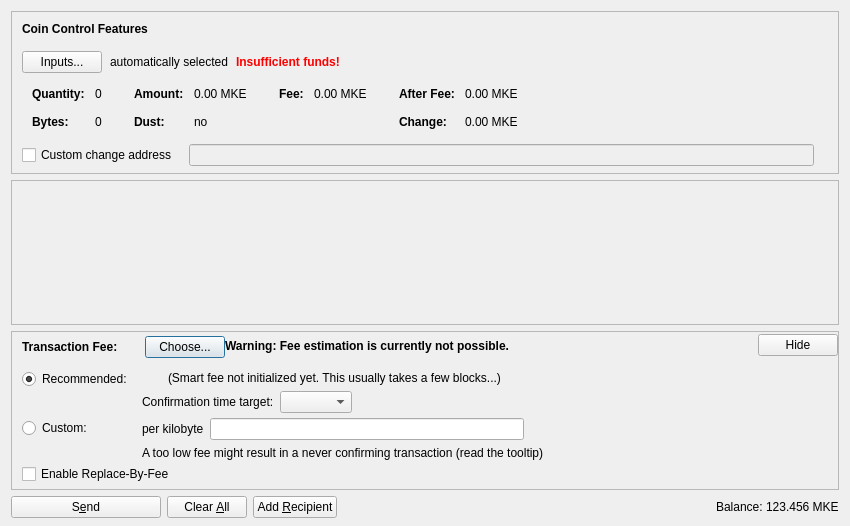
<?xml version="1.0" encoding="UTF-8"?>
<ui version="4.0">
 <class>SendCoinsDialog</class>
 <widget class="QDialog" name="SendCoinsDialog">
  <property name="geometry">
   <rect>
    <x>0</x>
    <y>0</y>
    <width>850</width>
    <height>526</height>
   </rect>
  </property>
  <property name="windowTitle">
   <string>Send Coins</string>
  </property>
  <layout class="QVBoxLayout" name="verticalLayout" stretch="0,1,0,0">
   <property name="bottomMargin">
    <number>8</number>
   </property>
   <item>
    <widget class="QFrame" name="frameCoinControl">
     <property name="sizePolicy">
      <sizepolicy hsizetype="Expanding" vsizetype="Expanding">
       <horstretch>0</horstretch>
       <verstretch>0</verstretch>
      </sizepolicy>
     </property>
     <property name="maximumSize">
      <size>
       <width>16777215</width>
       <height>16777215</height>
      </size>
     </property>
     <property name="frameShape">
      <enum>QFrame::StyledPanel</enum>
     </property>
     <property name="frameShadow">
      <enum>QFrame::Sunken</enum>
     </property>
     <layout class="QVBoxLayout" name="verticalLayoutCoinControl2">
      <property name="spacing">
       <number>0</number>
      </property>
      <property name="leftMargin">
       <number>0</number>
      </property>
      <property name="topMargin">
       <number>0</number>
      </property>
      <property name="rightMargin">
       <number>0</number>
      </property>
      <property name="bottomMargin">
       <number>6</number>
      </property>
      <item>
       <layout class="QVBoxLayout" name="verticalLayoutCoinControl" stretch="0,0,0,0,1">
        <property name="spacing">
         <number>0</number>
        </property>
        <property name="leftMargin">
         <number>10</number>
        </property>
        <property name="topMargin">
         <number>10</number>
        </property>
        <item>
         <layout class="QHBoxLayout" name="horizontalLayoutCoinControl1">
          <property name="bottomMargin">
           <number>15</number>
          </property>
          <item>
           <widget class="QLabel" name="labelCoinControlFeatures">
            <property name="sizePolicy">
             <sizepolicy hsizetype="Preferred" vsizetype="Maximum">
              <horstretch>0</horstretch>
              <verstretch>0</verstretch>
             </sizepolicy>
            </property>
            <property name="font">
             <font>
              <weight>75</weight>
              <bold>true</bold>
             </font>
            </property>
            <property name="styleSheet">
             <string notr="true">font-weight:bold;</string>
            </property>
            <property name="text">
             <string>Coin Control Features</string>
            </property>
           </widget>
          </item>
         </layout>
        </item>
        <item>
         <layout class="QHBoxLayout" name="horizontalLayoutCoinControl2" stretch="0,0,0,0">
          <property name="spacing">
           <number>8</number>
          </property>
          <property name="bottomMargin">
           <number>10</number>
          </property>
          <item>
           <widget class="QPushButton" name="pushButtonCoinControl">
            <property name="styleSheet">
             <string notr="true"/>
            </property>
            <property name="text">
             <string>Inputs...</string>
            </property>
            <property name="autoDefault">
             <bool>false</bool>
            </property>
           </widget>
          </item>
          <item>
           <widget class="QLabel" name="labelCoinControlAutomaticallySelected">
            <property name="text">
             <string>automatically selected</string>
            </property>
            <property name="margin">
             <number>5</number>
            </property>
           </widget>
          </item>
          <item>
           <widget class="QLabel" name="labelCoinControlInsuffFunds">
            <property name="font">
             <font>
              <weight>75</weight>
              <bold>true</bold>
             </font>
            </property>
            <property name="styleSheet">
             <string notr="true">color:red;font-weight:bold;</string>
            </property>
            <property name="text">
             <string>Insufficient funds!</string>
            </property>
            <property name="margin">
             <number>5</number>
            </property>
           </widget>
          </item>
          <item>
           <spacer name="horizontalSpacerCoinControl">
            <property name="orientation">
             <enum>Qt::Horizontal</enum>
            </property>
            <property name="sizeHint" stdset="0">
             <size>
              <width>40</width>
              <height>1</height>
             </size>
            </property>
           </spacer>
          </item>
         </layout>
        </item>
        <item>
         <widget class="QWidget" name="widgetCoinControl" native="true">
          <property name="sizePolicy">
           <sizepolicy hsizetype="Preferred" vsizetype="Preferred">
            <horstretch>0</horstretch>
            <verstretch>0</verstretch>
           </sizepolicy>
          </property>
          <property name="minimumSize">
           <size>
            <width>0</width>
            <height>0</height>
           </size>
          </property>
          <property name="styleSheet">
           <string notr="true"/>
          </property>
          <layout class="QHBoxLayout" name="horizontalLayoutCoinControl5">
           <property name="leftMargin">
            <number>0</number>
           </property>
           <property name="topMargin">
            <number>0</number>
           </property>
           <property name="rightMargin">
            <number>0</number>
           </property>
           <property name="bottomMargin">
            <number>0</number>
           </property>
           <item>
            <layout class="QHBoxLayout" name="horizontalLayoutCoinControl3" stretch="0,0,0,1">
             <property name="spacing">
              <number>20</number>
             </property>
             <property name="topMargin">
              <number>0</number>
             </property>
             <property name="bottomMargin">
              <number>10</number>
             </property>
             <item>
              <layout class="QFormLayout" name="formLayoutCoinControl1">
               <property name="horizontalSpacing">
                <number>10</number>
               </property>
               <property name="verticalSpacing">
                <number>14</number>
               </property>
               <property name="leftMargin">
                <number>10</number>
               </property>
               <property name="topMargin">
                <number>4</number>
               </property>
               <property name="rightMargin">
                <number>6</number>
               </property>
               <item row="0" column="0">
                <widget class="QLabel" name="labelCoinControlQuantityText">
                 <property name="font">
                  <font>
                   <weight>75</weight>
                   <bold>true</bold>
                  </font>
                 </property>
                 <property name="text">
                  <string>Quantity:</string>
                 </property>
                 <property name="margin">
                  <number>0</number>
                 </property>
                </widget>
               </item>
               <item row="0" column="1">
                <widget class="QLabel" name="labelCoinControlQuantity">
                 <property name="cursor">
                  <cursorShape>IBeamCursor</cursorShape>
                 </property>
                 <property name="contextMenuPolicy">
                  <enum>Qt::ActionsContextMenu</enum>
                 </property>
                 <property name="text">
                  <string notr="true">0</string>
                 </property>
                 <property name="margin">
                  <number>0</number>
                 </property>
                 <property name="textInteractionFlags">
                  <set>Qt::LinksAccessibleByMouse|Qt::TextSelectableByKeyboard|Qt::TextSelectableByMouse</set>
                 </property>
                </widget>
               </item>
               <item row="1" column="0">
                <widget class="QLabel" name="labelCoinControlBytesText">
                 <property name="font">
                  <font>
                   <weight>75</weight>
                   <bold>true</bold>
                  </font>
                 </property>
                 <property name="text">
                  <string>Bytes:</string>
                 </property>
                </widget>
               </item>
               <item row="1" column="1">
                <widget class="QLabel" name="labelCoinControlBytes">
                 <property name="cursor">
                  <cursorShape>IBeamCursor</cursorShape>
                 </property>
                 <property name="contextMenuPolicy">
                  <enum>Qt::ActionsContextMenu</enum>
                 </property>
                 <property name="text">
                  <string notr="true">0</string>
                 </property>
                 <property name="textInteractionFlags">
                  <set>Qt::LinksAccessibleByMouse|Qt::TextSelectableByKeyboard|Qt::TextSelectableByMouse</set>
                 </property>
                </widget>
               </item>
              </layout>
             </item>
             <item>
              <layout class="QFormLayout" name="formLayoutCoinControl2">
               <property name="horizontalSpacing">
                <number>10</number>
               </property>
               <property name="verticalSpacing">
                <number>14</number>
               </property>
               <property name="leftMargin">
                <number>6</number>
               </property>
               <property name="topMargin">
                <number>4</number>
               </property>
               <property name="rightMargin">
                <number>6</number>
               </property>
               <item row="0" column="0">
                <widget class="QLabel" name="labelCoinControlAmountText">
                 <property name="font">
                  <font>
                   <weight>75</weight>
                   <bold>true</bold>
                  </font>
                 </property>
                 <property name="text">
                  <string>Amount:</string>
                 </property>
                 <property name="margin">
                  <number>0</number>
                 </property>
                </widget>
               </item>
               <item row="0" column="1">
                <widget class="QLabel" name="labelCoinControlAmount">
                 <property name="cursor">
                  <cursorShape>IBeamCursor</cursorShape>
                 </property>
                 <property name="contextMenuPolicy">
                  <enum>Qt::ActionsContextMenu</enum>
                 </property>
                 <property name="text">
                  <string notr="true">0.00 MKE</string>
                 </property>
                 <property name="textInteractionFlags">
                  <set>Qt::LinksAccessibleByMouse|Qt::TextSelectableByKeyboard|Qt::TextSelectableByMouse</set>
                 </property>
                </widget>
               </item>
               <item row="1" column="0">
                <widget class="QLabel" name="labelCoinControlLowOutputText">
                 <property name="font">
                  <font>
                   <weight>75</weight>
                   <bold>true</bold>
                  </font>
                 </property>
                 <property name="text">
                  <string>Dust:</string>
                 </property>
                </widget>
               </item>
               <item row="1" column="1">
                <widget class="QLabel" name="labelCoinControlLowOutput">
                 <property name="cursor">
                  <cursorShape>IBeamCursor</cursorShape>
                 </property>
                 <property name="contextMenuPolicy">
                  <enum>Qt::ActionsContextMenu</enum>
                 </property>
                 <property name="text">
                  <string notr="true">no</string>
                 </property>
                 <property name="textInteractionFlags">
                  <set>Qt::LinksAccessibleByMouse|Qt::TextSelectableByKeyboard|Qt::TextSelectableByMouse</set>
                 </property>
                </widget>
               </item>
              </layout>
             </item>
             <item>
              <layout class="QFormLayout" name="formLayoutCoinControl3">
               <property name="horizontalSpacing">
                <number>10</number>
               </property>
               <property name="verticalSpacing">
                <number>14</number>
               </property>
               <property name="leftMargin">
                <number>6</number>
               </property>
               <property name="topMargin">
                <number>4</number>
               </property>
               <property name="rightMargin">
                <number>6</number>
               </property>
               <item row="0" column="0">
                <widget class="QLabel" name="labelCoinControlFeeText">
                 <property name="font">
                  <font>
                   <weight>75</weight>
                   <bold>true</bold>
                  </font>
                 </property>
                 <property name="text">
                  <string>Fee:</string>
                 </property>
                 <property name="margin">
                  <number>0</number>
                 </property>
                </widget>
               </item>
               <item row="0" column="1">
                <widget class="QLabel" name="labelCoinControlFee">
                 <property name="cursor">
                  <cursorShape>IBeamCursor</cursorShape>
                 </property>
                 <property name="contextMenuPolicy">
                  <enum>Qt::ActionsContextMenu</enum>
                 </property>
                 <property name="text">
                  <string notr="true">0.00 MKE</string>
                 </property>
                 <property name="textInteractionFlags">
                  <set>Qt::LinksAccessibleByMouse|Qt::TextSelectableByKeyboard|Qt::TextSelectableByMouse</set>
                 </property>
                </widget>
               </item>
              </layout>
             </item>
             <item>
              <layout class="QFormLayout" name="formLayoutCoinControl4">
               <property name="horizontalSpacing">
                <number>10</number>
               </property>
               <property name="verticalSpacing">
                <number>14</number>
               </property>
               <property name="leftMargin">
                <number>6</number>
               </property>
               <property name="topMargin">
                <number>4</number>
               </property>
               <property name="rightMargin">
                <number>6</number>
               </property>
               <item row="0" column="0">
                <widget class="QLabel" name="labelCoinControlAfterFeeText">
                 <property name="font">
                  <font>
                   <weight>75</weight>
                   <bold>true</bold>
                  </font>
                 </property>
                 <property name="text">
                  <string>After Fee:</string>
                 </property>
                 <property name="margin">
                  <number>0</number>
                 </property>
                </widget>
               </item>
               <item row="0" column="1">
                <widget class="QLabel" name="labelCoinControlAfterFee">
                 <property name="cursor">
                  <cursorShape>IBeamCursor</cursorShape>
                 </property>
                 <property name="contextMenuPolicy">
                  <enum>Qt::ActionsContextMenu</enum>
                 </property>
                 <property name="text">
                  <string notr="true">0.00 MKE</string>
                 </property>
                 <property name="textInteractionFlags">
                  <set>Qt::LinksAccessibleByMouse|Qt::TextSelectableByKeyboard|Qt::TextSelectableByMouse</set>
                 </property>
                </widget>
               </item>
               <item row="1" column="0">
                <widget class="QLabel" name="labelCoinControlChangeText">
                 <property name="font">
                  <font>
                   <weight>75</weight>
                   <bold>true</bold>
                  </font>
                 </property>
                 <property name="text">
                  <string>Change:</string>
                 </property>
                </widget>
               </item>
               <item row="1" column="1">
                <widget class="QLabel" name="labelCoinControlChange">
                 <property name="cursor">
                  <cursorShape>IBeamCursor</cursorShape>
                 </property>
                 <property name="contextMenuPolicy">
                  <enum>Qt::ActionsContextMenu</enum>
                 </property>
                 <property name="text">
                  <string notr="true">0.00 MKE</string>
                 </property>
                 <property name="textInteractionFlags">
                  <set>Qt::LinksAccessibleByMouse|Qt::TextSelectableByKeyboard|Qt::TextSelectableByMouse</set>
                 </property>
                </widget>
               </item>
              </layout>
             </item>
            </layout>
           </item>
          </layout>
         </widget>
        </item>
        <item>
         <layout class="QHBoxLayout" name="horizontalLayoutCoinControl4" stretch="0,0,0">
          <property name="spacing">
           <number>12</number>
          </property>
          <property name="sizeConstraint">
           <enum>QLayout::SetDefaultConstraint</enum>
          </property>
          <property name="topMargin">
           <number>5</number>
          </property>
          <property name="rightMargin">
           <number>5</number>
          </property>
          <item>
           <widget class="QCheckBox" name="checkBoxCoinControlChange">
            <property name="toolTip">
             <string>If this is activated, but the change address is empty or invalid, change will be sent to a newly generated address.</string>
            </property>
            <property name="text">
             <string>Custom change address</string>
            </property>
           </widget>
          </item>
          <item>
           <widget class="QValidatedLineEdit" name="lineEditCoinControlChange">
            <property name="enabled">
             <bool>false</bool>
            </property>
            <property name="sizePolicy">
             <sizepolicy hsizetype="Expanding" vsizetype="Fixed">
              <horstretch>0</horstretch>
              <verstretch>0</verstretch>
             </sizepolicy>
            </property>
           </widget>
          </item>
          <item>
           <widget class="QLabel" name="labelCoinControlChangeLabel">
            <property name="sizePolicy">
             <sizepolicy hsizetype="Preferred" vsizetype="Expanding">
              <horstretch>0</horstretch>
              <verstretch>0</verstretch>
             </sizepolicy>
            </property>
            <property name="minimumSize">
             <size>
              <width>0</width>
              <height>0</height>
             </size>
            </property>
            <property name="text">
             <string/>
            </property>
            <property name="margin">
             <number>3</number>
            </property>
           </widget>
          </item>
         </layout>
        </item>
        <item>
         <spacer name="verticalSpacerCoinControl">
          <property name="orientation">
           <enum>Qt::Vertical</enum>
          </property>
          <property name="sizeHint" stdset="0">
           <size>
            <width>800</width>
            <height>1</height>
           </size>
          </property>
         </spacer>
        </item>
       </layout>
      </item>
     </layout>
    </widget>
   </item>
   <item>
    <widget class="QScrollArea" name="scrollArea">
     <property name="widgetResizable">
      <bool>true</bool>
     </property>
     <widget class="QWidget" name="scrollAreaWidgetContents">
      <property name="geometry">
       <rect>
        <x>0</x>
        <y>0</y>
        <width>830</width>
        <height>104</height>
       </rect>
      </property>
      <layout class="QVBoxLayout" name="verticalLayout_2" stretch="0,1">
       <property name="leftMargin">
        <number>0</number>
       </property>
       <property name="topMargin">
        <number>0</number>
       </property>
       <property name="rightMargin">
        <number>0</number>
       </property>
       <property name="bottomMargin">
        <number>0</number>
       </property>
       <item>
        <layout class="QVBoxLayout" name="entries">
         <property name="spacing">
          <number>6</number>
         </property>
        </layout>
       </item>
       <item>
        <spacer name="verticalSpacer">
         <property name="orientation">
          <enum>Qt::Vertical</enum>
         </property>
         <property name="sizeHint" stdset="0">
          <size>
           <width>20</width>
           <height>40</height>
          </size>
         </property>
        </spacer>
       </item>
      </layout>
     </widget>
    </widget>
   </item>
   <item>
    <widget class="QFrame" name="frameFee">
     <property name="sizePolicy">
      <sizepolicy hsizetype="Expanding" vsizetype="Expanding">
       <horstretch>0</horstretch>
       <verstretch>0</verstretch>
      </sizepolicy>
     </property>
     <property name="maximumSize">
      <size>
       <width>16777215</width>
       <height>16777215</height>
      </size>
     </property>
     <property name="frameShape">
      <enum>QFrame::StyledPanel</enum>
     </property>
     <property name="frameShadow">
      <enum>QFrame::Sunken</enum>
     </property>
     <layout class="QVBoxLayout" name="verticalLayoutFee1">
      <property name="spacing">
       <number>0</number>
      </property>
      <property name="leftMargin">
       <number>0</number>
      </property>
      <property name="topMargin">
       <number>0</number>
      </property>
      <property name="rightMargin">
       <number>0</number>
      </property>
      <property name="bottomMargin">
       <number>0</number>
      </property>
      <item>
       <layout class="QVBoxLayout" name="verticalLayoutFee2" stretch="0,0,0">
        <property name="spacing">
         <number>0</number>
        </property>
        <property name="leftMargin">
         <number>10</number>
        </property>
        <property name="topMargin">
         <number>0</number>
        </property>
        <item>
         <layout class="QHBoxLayout" name="horizontalLayoutFee1">
          <property name="bottomMargin">
           <number>0</number>
          </property>
          <item>
           <layout class="QVBoxLayout" name="verticalLayoutFee7">
            <property name="spacing">
             <number>0</number>
            </property>
            <item>
             <spacer name="verticalSpacerSmartFee">
              <property name="orientation">
               <enum>Qt::Vertical</enum>
              </property>
              <property name="sizeType">
               <enum>QSizePolicy::Fixed</enum>
              </property>
              <property name="sizeHint" stdset="0">
               <size>
                <width>1</width>
                <height>4</height>
               </size>
              </property>
             </spacer>
            </item>
            <item>
             <layout class="QHBoxLayout" name="horizontalLayoutSmartFee">
              <property name="spacing">
               <number>10</number>
              </property>
              <item>
               <widget class="QLabel" name="labelFeeHeadline">
                <property name="sizePolicy">
                 <sizepolicy hsizetype="Preferred" vsizetype="Maximum">
                  <horstretch>0</horstretch>
                  <verstretch>0</verstretch>
                 </sizepolicy>
                </property>
                <property name="font">
                 <font>
                  <weight>75</weight>
                  <bold>true</bold>
                 </font>
                </property>
                <property name="styleSheet">
                 <string notr="true">font-weight:bold;</string>
                </property>
                <property name="text">
                 <string>Transaction Fee:</string>
                </property>
               </widget>
              </item>
              <item>
               <widget class="QLabel" name="labelFeeMinimized">
                <property name="text">
                 <string/>
                </property>
               </widget>
              </item>
              <item>
               <widget class="QPushButton" name="buttonChooseFee">
                <property name="text">
                 <string>Choose...</string>
                </property>
               </widget>
              </item>
             </layout>
            </item>
            <item>
             <spacer name="verticalSpacer_5">
              <property name="orientation">
               <enum>Qt::Vertical</enum>
              </property>
              <property name="sizeHint" stdset="0">
               <size>
                <width>1</width>
                <height>1</height>
               </size>
              </property>
             </spacer>
            </item>
           </layout>
          </item>
          <item>
           <widget class="QLabel" name="fallbackFeeWarningLabel">
            <property name="toolTip">
             <string>Using the fallbackfee can result in sending a transaction that will take several hours or days (or never) to confirm. Consider choosing your fee manually or wait until you have validated the complete chain.</string>
            </property>
            <property name="font">
            <font>
                <weight>75</weight>
                <bold>true</bold>
            </font>
            </property>
            <property name="text">
             <string>Warning: Fee estimation is currently not possible.</string>
            </property>
            <property name="wordWrap">
             <bool>false</bool>
            </property>
           </widget>
          </item>
          <item>
           <spacer name="horizontalSpacer_4">
            <property name="orientation">
             <enum>Qt::Horizontal</enum>
            </property>
            <property name="sizeType">
             <enum>QSizePolicy::MinimumExpanding</enum>
            </property>
            <property name="sizeHint" stdset="0">
             <size>
              <width>40</width>
              <height>20</height>
             </size>
            </property>
           </spacer>
          </item>
          <item>
           <widget class="QPushButton" name="buttonMinimizeFee">
            <property name="toolTip">
             <string>Hide transaction fee settings</string>
            </property>
            <property name="text">
             <string>Hide</string>
            </property>
           </widget>
          </item>
         </layout>
        </item>
        <item>
         <widget class="QFrame" name="frameFeeSelection">
          <layout class="QVBoxLayout" name="verticalLayoutFee12">
           <property name="spacing">
            <number>0</number>
           </property>
           <property name="leftMargin">
            <number>0</number>
           </property>
           <property name="topMargin">
            <number>0</number>
           </property>
           <property name="rightMargin">
            <number>0</number>
           </property>
           <property name="bottomMargin">
            <number>0</number>
           </property>
           <item>
            <layout class="QGridLayout" name="gridLayoutFee">
             <property name="topMargin">
              <number>10</number>
             </property>
             <property name="bottomMargin">
              <number>4</number>
             </property>
             <property name="horizontalSpacing">
              <number>10</number>
             </property>
             <property name="verticalSpacing">
              <number>4</number>
             </property>
             <item row="1" column="1">
              <layout class="QVBoxLayout" name="verticalLayoutFee8">
               <property name="spacing">
                <number>6</number>
               </property>
               <item>
                <layout class="QHBoxLayout" name="horizontalLayoutFee13">
                 <item>
                  <widget class="QLabel" name="labelCustomPerKilobyte">
                   <property name="toolTip">
                    <string>Specify a custom fee per kB (1,000 bytes) of the transaction's virtual size.

Note:  Since the fee is calculated on a per-byte basis, a fee of "100 satoshis per kB" for a transaction size of 500 bytes (half of 1 kB) would ultimately yield a fee of only 50 satoshis.</string>
                   </property>
                   <property name="text">
                    <string>per kilobyte</string>
                   </property>
                  </widget>
                 </item>
                 <item>
                  <widget class="MonkecoinAmountField" name="customFee"/>
                 </item>
                 <item>
                  <spacer name="horizontalSpacer_6">
                   <property name="orientation">
                    <enum>Qt::Horizontal</enum>
                   </property>
                   <property name="sizeHint" stdset="0">
                    <size>
                     <width>1</width>
                     <height>1</height>
                    </size>
                   </property>
                  </spacer>
                 </item>
                </layout>
               </item>
               <item>
                <layout class="QHBoxLayout" name="horizontalLayoutFee8">
                 <item>
                  <widget class="QLabel" name="labelCustomFeeWarning">
                   <property name="enabled">
                    <bool>true</bool>
                   </property>
                   <property name="toolTip">
                    <string>When there is less transaction volume than space in the blocks, miners as well as relaying nodes may enforce a minimum fee. Paying only this minimum fee is just fine, but be aware that this can result in a never confirming transaction once there is more demand for monkecoin transactions than the network can process.</string>
                   </property>
                   <property name="text">
                    <string>A too low fee might result in a never confirming transaction (read the tooltip)</string>
                   </property>
                  </widget>
                 </item>
                 <item>
                  <spacer name="horizontalSpacer_2">
                   <property name="orientation">
                    <enum>Qt::Horizontal</enum>
                   </property>
                   <property name="sizeHint" stdset="0">
                    <size>
                     <width>1</width>
                     <height>1</height>
                    </size>
                   </property>
                  </spacer>
                 </item>
                </layout>
               </item>
              </layout>
             </item>
             <item row="0" column="0">
              <layout class="QVBoxLayout" name="verticalLayoutFee4" stretch="0,1">
               <item>
                <widget class="QRadioButton" name="radioSmartFee">
                 <property name="text">
                  <string>Recommended:</string>
                 </property>
                 <property name="checked">
                  <bool>true</bool>
                 </property>
                 <attribute name="buttonGroup">
                  <string notr="true">groupFee</string>
                 </attribute>
                </widget>
               </item>
               <item>
                <spacer name="verticalSpacer_2">
                 <property name="orientation">
                  <enum>Qt::Vertical</enum>
                 </property>
                 <property name="sizeHint" stdset="0">
                  <size>
                   <width>1</width>
                   <height>1</height>
                  </size>
                 </property>
                </spacer>
               </item>
              </layout>
             </item>
             <item row="1" column="0">
              <layout class="QVBoxLayout" name="verticalLayoutFee9" stretch="0,1">
               <item>
                <widget class="QRadioButton" name="radioCustomFee">
                 <property name="text">
                  <string>Custom:</string>
                 </property>
                 <attribute name="buttonGroup">
                  <string notr="true">groupFee</string>
                 </attribute>
                </widget>
               </item>
               <item>
                <spacer name="verticalSpacer_6">
                 <property name="orientation">
                  <enum>Qt::Vertical</enum>
                 </property>
                 <property name="sizeHint" stdset="0">
                  <size>
                   <width>1</width>
                   <height>1</height>
                  </size>
                 </property>
                </spacer>
               </item>
              </layout>
             </item>
             <item row="0" column="1">
              <layout class="QVBoxLayout" name="verticalLayoutFee3" stretch="0,0,1">
               <property name="spacing">
                <number>6</number>
               </property>
               <property name="topMargin">
                <number>2</number>
               </property>
               <item>
                <layout class="QHBoxLayout" name="horizontalLayoutFee12">
                 <item>
                  <widget class="QLabel" name="labelSmartFee">
                   <property name="text">
                    <string/>
                   </property>
                  </widget>
                 </item>
                 <item>
                  <widget class="QLabel" name="labelFeeEstimation">
                   <property name="text">
                    <string/>
                   </property>
                  </widget>
                 </item>
                 <item>
                  <widget class="QLabel" name="labelSmartFee2">
                   <property name="text">
                    <string>(Smart fee not initialized yet. This usually takes a few blocks...)</string>
                   </property>
                  </widget>
                 </item>
                 <item>
                  <spacer name="horizontalSpacer_5">
                   <property name="orientation">
                    <enum>Qt::Horizontal</enum>
                   </property>
                   <property name="sizeHint" stdset="0">
                    <size>
                     <width>1</width>
                     <height>1</height>
                    </size>
                   </property>
                  </spacer>
                 </item>
                </layout>
               </item>
               <item>
                <layout class="QHBoxLayout" name="horizontalLayoutFee9">
                 <item>
                  <layout class="QVBoxLayout" name="verticalLayoutFee6">
                   <item>
                    <widget class="QLabel" name="labelSmartFee3">
                     <property name="text">
                      <string>Confirmation time target:</string>
                     </property>
                    </widget>
                   </item>
                  </layout>
                 </item>
                 <item>
                  <layout class="QVBoxLayout" name="verticalLayoutFee5">
                   <property name="rightMargin">
                    <number>30</number>
                   </property>
                   <item>
                    <layout class="QHBoxLayout" name="horizontalLayoutConfTarget">
                     <property name="bottomMargin">
                      <number>0</number>
                     </property>
                     <item>
                      <widget class="QComboBox" name="confTargetSelector"/>
                     </item>
                     <item>
                      <spacer name="horizontalSpacerConfTarget">
                       <property name="orientation">
                        <enum>Qt::Horizontal</enum>
                       </property>
                       <property name="sizeHint" stdset="0">
                        <size>
                         <width>40</width>
                         <height>20</height>
                        </size>
                       </property>
                      </spacer>
                     </item>
                    </layout>
                   </item>
                  </layout>
                 </item>
                </layout>
               </item>
               <item>
                <spacer name="verticalSpacer_4">
                 <property name="orientation">
                  <enum>Qt::Vertical</enum>
                 </property>
                 <property name="sizeHint" stdset="0">
                  <size>
                   <width>1</width>
                   <height>1</height>
                  </size>
                 </property>
                </spacer>
               </item>
              </layout>
             </item>
            </layout>
           </item>
           <item>
            <widget class="QCheckBox" name="optInRBF">
             <property name="text">
              <string>Enable Replace-By-Fee</string>
             </property>
             <property name="toolTip">
              <string>With Replace-By-Fee (BIP-125) you can increase a transaction's fee after it is sent. Without this, a higher fee may be recommended to compensate for increased transaction delay risk.</string>
             </property>
            </widget>
           </item>
          </layout>
         </widget>
        </item>
        <item>
         <spacer name="verticalSpacerFee">
          <property name="orientation">
           <enum>Qt::Vertical</enum>
          </property>
          <property name="sizeHint" stdset="0">
           <size>
            <width>40</width>
            <height>5</height>
           </size>
          </property>
         </spacer>
        </item>
       </layout>
      </item>
     </layout>
    </widget>
   </item>
   <item>
    <layout class="QHBoxLayout" name="horizontalLayout">
     <item>
      <widget class="QPushButton" name="sendButton">
       <property name="minimumSize">
        <size>
         <width>150</width>
         <height>0</height>
        </size>
       </property>
       <property name="toolTip">
        <string>Confirm the send action</string>
       </property>
       <property name="text">
        <string>S&amp;end</string>
       </property>
       <property name="icon">
        <iconset resource="../bitcoin.qrc">
         <normaloff>:/icons/send</normaloff>:/icons/send</iconset>
       </property>
       <property name="autoDefault">
        <bool>false</bool>
       </property>
       <property name="default">
        <bool>false</bool>
       </property>
      </widget>
     </item>
     <item>
      <widget class="QPushButton" name="clearButton">
       <property name="sizePolicy">
        <sizepolicy hsizetype="Minimum" vsizetype="Fixed">
         <horstretch>0</horstretch>
         <verstretch>0</verstretch>
        </sizepolicy>
       </property>
       <property name="toolTip">
        <string>Clear all fields of the form.</string>
       </property>
       <property name="text">
        <string>Clear &amp;All</string>
       </property>
       <property name="icon">
        <iconset resource="../bitcoin.qrc">
         <normaloff>:/icons/remove</normaloff>:/icons/remove</iconset>
       </property>
       <property name="autoDefault">
        <bool>false</bool>
       </property>
      </widget>
     </item>
     <item>
      <widget class="QPushButton" name="addButton">
       <property name="toolTip">
        <string>Send to multiple recipients at once</string>
       </property>
       <property name="text">
        <string>Add &amp;Recipient</string>
       </property>
       <property name="icon">
        <iconset resource="../bitcoin.qrc">
         <normaloff>:/icons/add</normaloff>:/icons/add</iconset>
       </property>
       <property name="autoDefault">
        <bool>false</bool>
       </property>
      </widget>
     </item>
     <item>
      <spacer name="horizontalSpacer">
       <property name="orientation">
        <enum>Qt::Horizontal</enum>
       </property>
       <property name="sizeHint" stdset="0">
        <size>
         <width>40</width>
         <height>20</height>
        </size>
       </property>
      </spacer>
     </item>
     <item>
      <layout class="QHBoxLayout" name="horizontalLayout_2">
       <property name="spacing">
        <number>3</number>
       </property>
       <item>
        <widget class="QLabel" name="labelBalanceName">
         <property name="sizePolicy">
          <sizepolicy hsizetype="Preferred" vsizetype="Fixed">
           <horstretch>0</horstretch>
           <verstretch>0</verstretch>
          </sizepolicy>
         </property>
         <property name="text">
          <string>Balance:</string>
         </property>
        </widget>
       </item>
       <item>
        <widget class="QLabel" name="labelBalance">
         <property name="sizePolicy">
          <sizepolicy hsizetype="Preferred" vsizetype="Fixed">
           <horstretch>0</horstretch>
           <verstretch>0</verstretch>
          </sizepolicy>
         </property>
         <property name="cursor">
          <cursorShape>IBeamCursor</cursorShape>
         </property>
         <property name="text">
          <string notr="true">123.456 MKE</string>
         </property>
         <property name="textInteractionFlags">
          <set>Qt::LinksAccessibleByMouse|Qt::TextSelectableByKeyboard|Qt::TextSelectableByMouse</set>
         </property>
        </widget>
       </item>
      </layout>
     </item>
    </layout>
   </item>
  </layout>
 </widget>
 <customwidgets>
  <customwidget>
   <class>QValidatedLineEdit</class>
   <extends>QLineEdit</extends>
   <header>qt/qvalidatedlineedit.h</header>
  </customwidget>
  <customwidget>
   <class>MonkecoinAmountField</class>
   <extends>QLineEdit</extends>
   <header>qt/bitcoinamountfield.h</header>
   <container>1</container>
  </customwidget>
 </customwidgets>
 <resources>
  <include location="../bitcoin.qrc"/>
 </resources>
 <connections/>
 <buttongroups>
  <buttongroup name="groupFee"/>
 </buttongroups>
</ui>
